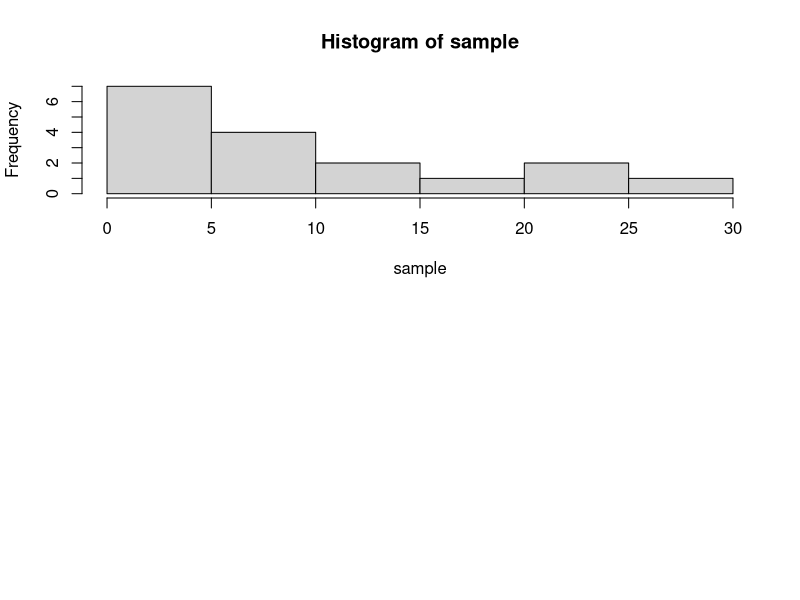

Source code (R): (Note: this script raises an error after producing the figure.)
sample <- c(26, 2, 19, 9, 12, 1, 3, 7, 14, 2, 1, 24, 1, 0, 6, 24, 10)

par(mfrow = c(2, 1))
hist(sample)

# pretpostavuvame deka e geometriska

mpo <- FALSE
if (mpo) {
    p <- 1 / mean(sample)
} else {
    p <- mle(
        function(prob) {
            -sum(dgeom(sample, prob, TRUE))
        },
        start = list(prob = 0.2)
    )@coef["prob"]
}

sample2 <- rgeom(17, p)
hist(sample2)

print(ks.test(sample, sample2))
